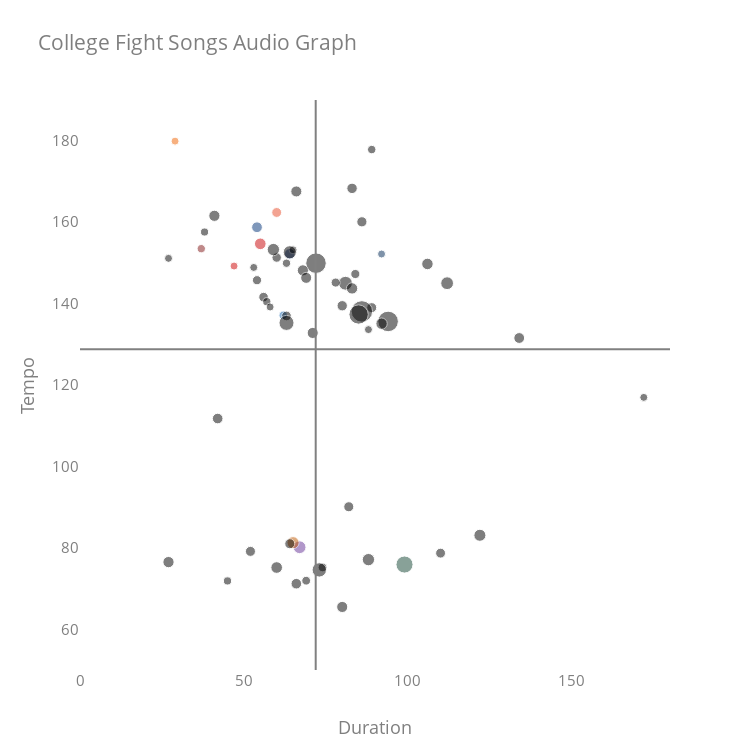

Source (notebook cell):
### Markdown cell above
### What do we find out?
- Tempos <90 OR >140
- Only 1 has Time Signature of 3/4 time
- 44 Have the word fight, 21 dont. numFights < 5 = 33
- we will win/won ~ even
- 18 have rah, 47 don't
- 55 have no nonsense, 10 do
- colors ~ even
- 41 have men/son/boys in the song
- spelling in them ~ even

### Code cell
fig = go.Figure(data=go.Scatter(
    x=df['sec_duration'],
    y=df['tempo'],
    mode='markers',
    hoverinfo='none',
    hovertemplate=
    '%{text}' +
    '<b>Duration:</b> %{x}<br>' +
    '<b>Tempo:</b> %{y}<br>' + 
    '<extra></extra>',
    text = ['<b>School:</b> {}<br><b>Song Title:</b> {}<br><b>Trope Count:</b> {}<br>'.format(df['school'][i], df['song_name'][i], df['trope_count'][i]) for i in range(len(df['school']))],
    marker=dict(size=df['loudness'].abs(), color=df['color_code'], sizemin=4, opacity=0.50)
))

fig.add_trace(
    go.Scatter(
        x=[0, 180],
        y=[df['tempo'].mean(), df['tempo'].mean()],
        mode="lines",
        line=go.scatter.Line(color="gray"),
        hoverinfo = 'none',
        showlegend=False)
)

fig.add_trace(
    go.Scatter(
        y=[40,200],
        x=[df['sec_duration'].mean(), df['sec_duration'].mean()],
        mode="lines",
        line=go.scatter.Line(color="gray"),
        hoverinfo = 'none',
        showlegend=False)
)

fig.update_xaxes(range=[0, 180], fixedrange=True)
fig.update_yaxes(range=[50, 190], fixedrange=True)

fig.update_layout(
    title="College Fight Songs Audio Graph",
    xaxis_title="Duration",
    yaxis_title="Tempo",
    font=dict(
        size=15,
        color="#7f7f7f"
    ),
    xaxis_showgrid=False,
    yaxis_showgrid=False,
    plot_bgcolor='rgb(255,255,255)',
    showlegend=False,
    hovermode='closest',
    width = 750,
    height = 750
)

fig.show()

### Figure 1 — Plotly figure (JSON) as saved in the notebook; plotly's stock layout.template omitted (floating-point values rounded to 4 significant figures)
{"data": [{"hoverinfo": "none", "hovertemplate": "%{text}<b>Duration:</b> %{x}<br><b>Tempo:</b> %{y}<br><extra></extra>", "marker": {"color": ["rgb(7,44,112)", "rgb(20,70,52)", "rgb(200,0,3)", "rgb(26,103,177)", "rgb(101,50,151)", "rgb(128,21,22)", "rgb(241,99,1)", "rgb(191,87,0)", "rgb(204,0,0)", "rgb(0,50,120)", "rgb(0,40,85)", "rgb(232,74,39)", "rgb(0, 0, 0)", "rgb(0, 0, 0)", "rgb(0, 0, 0)", "rgb(0, 0, 0)", "rgb(0, 0, 0)", "rgb(0, 0, 0)", "rgb(0, 0, 0)", "rgb(0, 0, 0)", "rgb(0, 0, 0)", "rgb(0, 0, 0)", "rgb(0, 0, 0)", "rgb(0, 0, 0)", "rgb(0, 0, 0)", "rgb(0, 0, 0)", "rgb(0, 0, 0)", "rgb(0, 0, 0)", "rgb(0, 0, 0)", "rgb(0, 0, 0)", "rgb(0, 0, 0)", "rgb(0, 0, 0)", "rgb(0, 0, 0)", "rgb(0, 0, 0)", "rgb(0, 0, 0)", "rgb(0, 0, 0)", "rgb(0, 0, 0)", "rgb(0, 0, 0)", "rgb(0, 0, 0)", "rgb(0, 0, 0)", "rgb(0, 0, 0)", "rgb(0, 0, 0)", "rgb(0, 0, 0)", "rgb(0, 0, 0)", "rgb(0, 0, 0)", "rgb(0, 0, 0)", "rgb(0, 0, 0)", "rgb(0, 0, 0)", "rgb(0, 0, 0)", "rgb(0, 0, 0)", "rgb(0, 0, 0)", "rgb(0, 0, 0)", "rgb(0, 0, 0)", "rgb(0, 0, 0)", "rgb(0, 0, 0)", "rgb(0, 0, 0)", "rgb(0, 0, 0)", "rgb(0, 0, 0)", "rgb(0, 0, 0)", "rgb(0, 0, 0)", "rgb(0, 0, 0)", "rgb(0, 0, 0)", "rgb(0, 0, 0)", "rgb(0, 0, 0)", "rgb(0, 0, 0)"], "opacity": 0.5, "size": [10.73, 17.1, 11.67, 8.559, 12.8, 8.368, 7.238, 12.15, 5.892, 10.78, 5.831, 9.869, 8.309, 20.53, 9.608, 12.04, 12.78, 9.442, 20.55, 8.227, 8.413, 13.84, 10.19, 8.848, 10.82, 11.35, 11.49, 6.178, 7.046, 11.12, 9.665, 15.05, 8.792, 11.63, 11.03, 10.0, 10.03, 12.36, 12.31, 11.24, 10.58, 11.21, 10.02, 10.46, 7.782, 9.206, 21.44, 13.13, 5.861, 6.177, 8.178, 9.141, 9.089, 7.721, 11.39, 11.17, 10.34, 14.37, 8.1, 10.04, 9.898, 19.34, 10.59, 11.1, 11.03], "sizemin": 4}, "mode": "markers", "text": ["<b>School:</b> Notre Dame<br><b>Song Title:</b> Victory March<br><b>Trope Count:</b> 6<br>", "<b>School:</b> Baylor<br><b>Song Title:</b> Old Fight<br><b>Trope Count:</b> 5<br>", "<b>School:</b> Iowa State<br><b>Song Title:</b> Iowa State Fights<br><b>Trope Count:</b> 4<br>", "<b>School:</b> Kansas<br><b>Song Title:</b> I'm a Jayhawk<br><b>Trope Count:</b> 3<br>", "<b>School:</b> Kansas State<br><b>Song Title:</b> Wildcat Victory<br><b>Trope Count:</b> 3<br>", "<b>School:</b> Oklahoma<br><b>Song Title:</b> Boomer Sooner<br><b>Trope Count:</b> 2<br>", "<b>School:</b> Oklahoma State<br><b>Song Title:</b> Ride 'Em Cowboys<br><b>Trope Count:</b> 4<br>", "<b>School:</b> Texas<br><b>Song Title:</b> Texas Fight<br><b>Trope Count:</b> 4<br>", "<b>School:</b> TCU<br><b>Song Title:</b> TCU Fight Song<br><b>Trope Count:</b> 6<br>", "<b>School:</b> Texas Tech<br><b>Song Title:</b> Fight, Raiders, Fight<br><b>Trope Count:</b> 3<br>", "<b>School:</b> West Virginia<br><b>Song Title:</b> Hail West Virginia<br><b>Trope Count:</b> 1<br>", "<b>School:</b> Illinois<br><b>Song Title:</b> Oskee-Wow-Wow<br><b>Trope Count:</b> 6<br>", "<b>School:</b> Indiana<br><b>Song Title:</b> Indiana, Our Indiana<br><b>Trope Count:</b> 3<br>", "<b>School:</b> Iowa<br><b>Song Title:</b> Iowa Fight Song<br><b>Trope Count:</b> 3<br>", "<b>School:</b> Maryland<br><b>Song Title:</b> Maryland Fight Song<br><b>Trope Count:</b> 3<br>", "<b>School:</b> Michigan<br><b>Song Title:</b> The Victors<br><b>Trope Count:</b> 0<br>", "<b>School:</b> Michigan State<br><b>Song Title:</b> Victory for MSU<br><b>Trope Count:</b> 5<br>", "<b>School:</b> Minnesota<br><b>Song Title:</b> The Minnesota Rouser<br><b>Trope Count:</b> 3<br>", "<b>School:</b> Nebraska<br><b>Song Title:</b> Dear Old Nebraska U.<br><b>Trope Count:</b> 1<br>", "<b>School:</b> Northwestern<br><b>Song Title:</b> Go! U Northwestern<br><b>Trope Count:</b> 4<br>", "<b>School:</b> Ohio State<br><b>Song Title:</b> Buckeye Battle Cry<br><b>Trope Count:</b> 5<br>", "<b>School:</b> Penn State<br><b>Song Title:</b> Fight On, State<br><b>Trope Count:</b> 5<br>", "<b>School:</b> Purdue<br><b>Song Title:</b> Hail Purdue<br><b>Trope Count:</b> 2<br>", "<b>School:</b> Rutgers<br><b>Song Title:</b> The Bells Must Ring<br><b>Trope Count:</b> 8<br>", "<b>School:</b> Wisconsin<br><b>Song Title:</b> On, Wisconsin<br><b>Trope Count:</b> 3<br>", "<b>School:</b> Arizona<br><b>Song Title:</b> Bear Down, Arizona<br><b>Trope Count:</b> 1<br>", "<b>School:</b> Arizona State<br><b>Song Title:</b> Maroon and Gold<br><b>Trope Count:</b> 4<br>", "<b>School:</b> California<br><b>Song Title:</b> Fight for California<br><b>Trope Count:</b> 5<br>", "<b>School:</b> Colorado<br><b>Song Title:</b> Fight CU<br><b>Trope Count:</b> 4<br>", "<b>School:</b> Oregon<br><b>Song Title:</b> Mighty Oregon<br><b>Trope Count:</b> 5<br>", "<b>School:</b> Oregon State<br><b>Song Title:</b> Hail to Old OSU<br><b>Trope Count:</b> 2<br>", "<b>School:</b> Stanford<br><b>Song Title:</b> Come Join the Band<br><b>Trope Count:</b> 3<br>", "<b>School:</b> UCLA<br><b>Song Title:</b> Sons of Westwood<br><b>Trope Count:</b> 5<br>", "<b>School:</b> USC<br><b>Song Title:</b> Fight On, USC<br><b>Trope Count:</b> 5<br>", "<b>School:</b> Utah<br><b>Song Title:</b> Utah Man<br><b>Trope Count:</b> 4<br>", "<b>School:</b> Washington<br><b>Song Title:</b> Bow Down to Washington<br><b>Trope Count:</b> 4<br>", "<b>School:</b> Washington State<br><b>Song Title:</b> The Fight Song<br><b>Trope Count:</b> 5<br>", "<b>School:</b> Alabama<br><b>Song Title:</b> Yea Alabama<br><b>Trope Count:</b> 6<br>", "<b>School:</b> Arkansas<br><b>Song Title:</b> Arkansas Fight<br><b>Trope Count:</b> 3<br>", "<b>School:</b> Auburn<br><b>Song Title:</b> War Eagle<br><b>Trope Count:</b> 4<br>", "<b>School:</b> Florida<br><b>Song Title:</b> The Orange and Blue<br><b>Trope Count:</b> 2<br>", "<b>School:</b> Georgia<br><b>Song Title:</b> Glory, Glory<br><b>Trope Count:</b> 1<br>", "<b>School:</b> Kentucky<br><b>Song Title:</b> On! On! U of K<br><b>Trope Count:</b> 5<br>", "<b>School:</b> LSU<br><b>Song Title:</b> Fight for LSU<br><b>Trope Count:</b> 5<br>", "<b>School:</b> Mississippi<br><b>Song Title:</b> Forward Rebels<br><b>Trope Count:</b> 4<br>", "<b>School:</b> Mississippi State<br><b>Song Title:</b> Hail State<br><b>Trope Count:</b> 4<br>", "<b>School:</b> Missouri<br><b>Song Title:</b> Fight Tiger<br><b>Trope Count:</b> 3<br>", "<b>School:</b> South Carolina<br><b>Song Title:</b> The Fighting Gamecocks Lead the Way (Step to the Rear)<br><b>Trope Count:</b> 4<br>", "<b>School:</b> Tennessee<br><b>Song Title:</b> Rocky Top<br><b>Trope Count:</b> 0<br>", "<b>School:</b> Texas A&M<br><b>Song Title:</b> Aggie War Hymn<br><b>Trope Count:</b> 4<br>", "<b>School:</b> Vanderbilt<br><b>Song Title:</b> Dynamite<br><b>Trope Count:</b> 3<br>", "<b>School:</b> Boston College<br><b>Song Title:</b> For Boston<br><b>Trope Count:</b> 0<br>", "<b>School:</b> Clemson<br><b>Song Title:</b> Tiger Rag<br><b>Trope Count:</b> 1<br>", "<b>School:</b> Duke<br><b>Song Title:</b> Fight Blue Devils<br><b>Trope Count:</b> 4<br>", "<b>School:</b> Florida State<br><b>Song Title:</b> FSU Fight Song<br><b>Trope Count:</b> 5<br>", "<b>School:</b> Georgia Tech<br><b>Song Title:</b> Ramblin' Wreck From Georgia Tech<br><b>Trope Count:</b> 3<br>", "<b>School:</b> Louisville<br><b>Song Title:</b> Fight! U of L<br><b>Trope Count:</b> 5<br>", "<b>School:</b> Miami<br><b>Song Title:</b> Miami U How-Dee-Doo<br><b>Trope Count:</b> 3<br>", "<b>School:</b> North Carolina<br><b>Song Title:</b> I'm a Tar Heel Born<br><b>Trope Count:</b> 1<br>", "<b>School:</b> North Carolina State<br><b>Song Title:</b> The Red & White Song<br><b>Trope Count:</b> 3<br>", "<b>School:</b> Pitt<br><b>Song Title:</b> Hail to Pitt<br><b>Trope Count:</b> 6<br>", "<b>School:</b> Syracuse<br><b>Song Title:</b> Down the Field<br><b>Trope Count:</b> 6<br>", "<b>School:</b> Virginia<br><b>Song Title:</b> The Good Old Song<br><b>Trope Count:</b> 3<br>", "<b>School:</b> Virginia Tech<br><b>Song Title:</b> Tech Triumph<br><b>Trope Count:</b> 5<br>", "<b>School:</b> Wake Forest<br><b>Song Title:</b> O Here's To Wake Forest<br><b>Trope Count:</b> 3<br>"], "type": "scatter", "x": [64, 99, 55, 62, 67, 37, 29, 65, 47, 54, 92, 60, 63, 72, 56, 122, 112, 60, 94, 57, 89, 81, 86, 74, 134, 83, 106, 88, 27, 80, 63, 63, 69, 60, 66, 89, 64, 59, 88, 27, 66, 41, 52, 83, 65, 54, 86, 64, 53, 172, 45, 84, 78, 58, 92, 68, 80, 73, 38, 82, 110, 85, 42, 71, 69], "y": [152.2, 75.91, 154.7, 137.1, 80.15, 153.5, 179.9, 81.27, 149.2, 158.7, 152.2, 162.4, 149.9, 149.9, 141.6, 83.09, 145.0, 151.3, 135.6, 140.4, 177.8, 145.0, 160.1, 75.2, 131.5, 143.7, 149.7, 133.6, 151.1, 65.48, 137.0, 135.2, 71.93, 75.17, 167.5, 139.0, 81.02, 153.3, 77.11, 76.5, 71.2, 161.6, 79.14, 168.3, 153.2, 145.7, 138.1, 152.6, 148.9, 117.0, 71.88, 147.3, 145.2, 139.2, 135.1, 148.2, 139.5, 74.59, 157.6, 90.09, 78.7, 137.3, 111.8, 132.8, 146.3]}, {"hoverinfo": "none", "line": {"color": "gray"}, "mode": "lines", "showlegend": false, "type": "scatter", "x": [0, 180], "y": [128.8, 128.8]}, {"hoverinfo": "none", "line": {"color": "gray"}, "mode": "lines", "showlegend": false, "type": "scatter", "x": [71.91, 71.91], "y": [40, 200]}], "layout": {"font": {"color": "#7f7f7f", "size": 15}, "height": 750, "hovermode": "closest", "plot_bgcolor": "rgb(255,255,255)", "showlegend": false, "title": {"text": "College Fight Songs Audio Graph"}, "width": 750, "xaxis": {"fixedrange": true, "range": [0, 180], "showgrid": false, "title": {"text": "Duration"}, "type": "linear"}, "yaxis": {"fixedrange": true, "range": [50, 190], "showgrid": false, "title": {"text": "Tempo"}, "type": "linear"}}}
